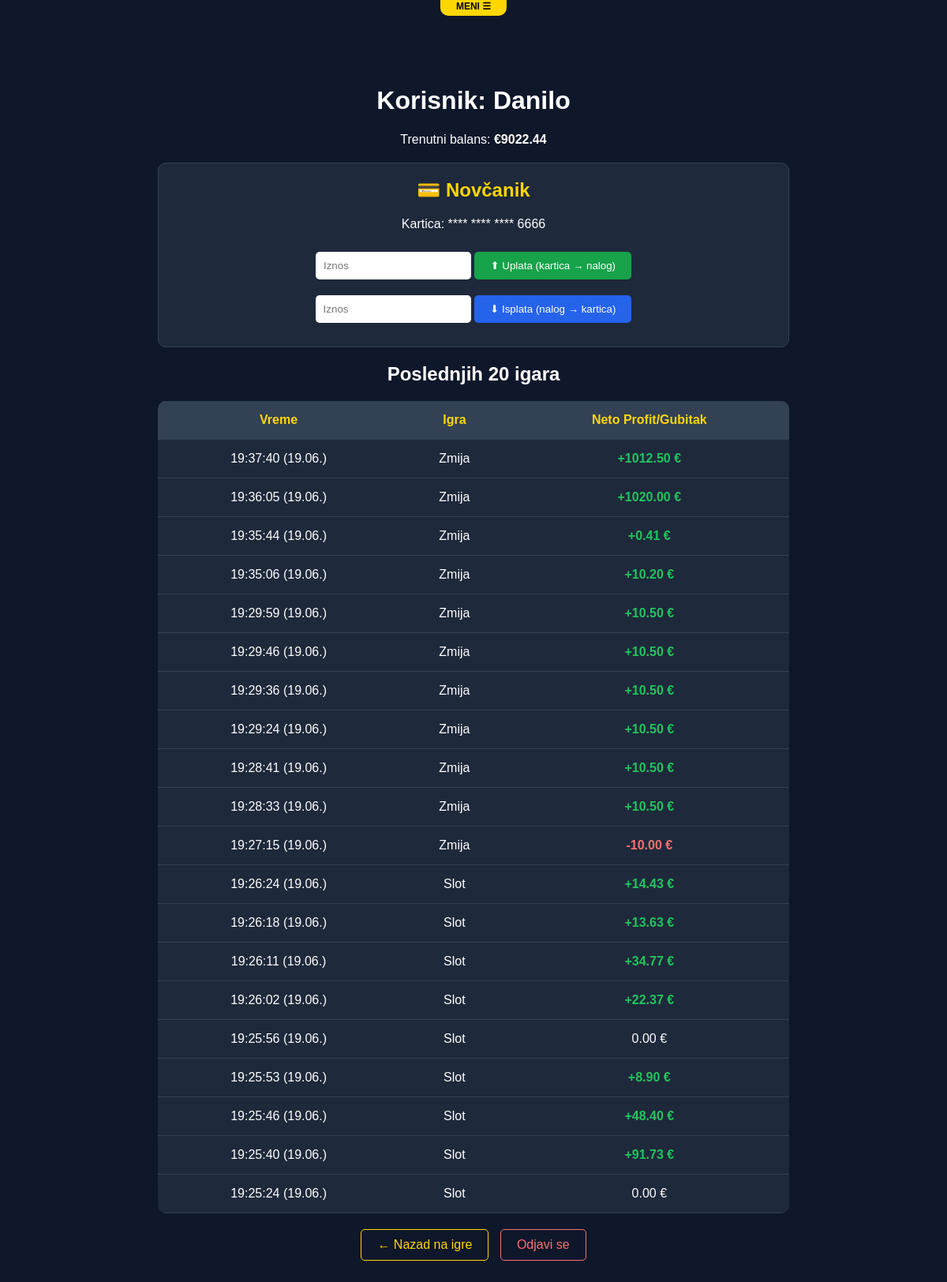
The app's page /profile (signed in) with its own data.
### server.py (models this page shows)
class User(UserMixin, db.Model):
    id = db.Column(db.Integer, primary_key=True)
    username = db.Column(db.String(100), unique=True, nullable=False)
    password = db.Column(db.String(100), nullable=False)
    balance = db.Column(db.Float, default=0.0)
    card_number = db.Column(db.String(30), nullable=False)

class GameHistory(db.Model):
    id = db.Column(db.Integer, primary_key=True)
    user_id = db.Column(db.Integer, db.ForeignKey('user.id'), nullable=False)
    game_name = db.Column(db.String(100), nullable=False)
    amount = db.Column(db.Float, nullable=False) # Pozitivno za dobitak, negativno za gubitak
    timestamp = db.Column(db.DateTime, default=db.func.current_timestamp())

### server.py (the view)
@app.route('/profile')
@login_required
def profile():
    history = GameHistory.query.filter_by(user_id=current_user.id).order_by(GameHistory.timestamp.desc()).limit(20).all()
    return render_template('profile.html', history=history)

### server.py (called while the page is built)
@login_manager.user_loader
def load_user(user_id):
    return User.query.get(int(user_id))

### templates/profile.html (shortened to what this page needs)
{% extends "base.html" %}
{% block content %}
    <div class="container">
        <h1>Korisnik: {{ current_user.username }}</h1>
        <p>Trenutni balans: <strong>€{{ "%.2f"|format(current_user.balance) }}</strong></p>
        <div class="wallet">
            <h2>💳 Novčanik</h2>
            <p>Kartica: **** **** **** {{ current_user.card_number[-4:] if current_user.card_number else '----' }}</p>
            <form method="POST" action="/deposit">
                <input type="number" name="amount" min="1" step="1" placeholder="Iznos" required>
                <button type="submit" class="btn-deposit">⬆ Uplata (kartica → nalog)</button>
            </form>
            <form method="POST" action="/withdraw">
                <input type="number" name="amount" min="1" step="1" placeholder="Iznos" required>
                <button type="submit" class="btn-withdraw">⬇ Isplata (nalog → kartica)</button>
            </form>
        </div>
        <h2>Poslednjih 20 igara</h2>
        <table>
            <thead><tr><th>Vreme</th><th>Igra</th><th>Neto Profit/Gubitak</th></tr></thead>
            <tbody>
                {% for entry in history %}
                <tr>
                    <td>{{ entry.timestamp.strftime('%H:%M:%S (%d.%m.)') }}</td>
                    <td>{{ entry.game_name }}</td>
                    <td class="{{ 'win' if entry.amount > 0 else 'loss' if entry.amount < 0 else '' }}">
                        {{ "+" if entry.amount > 0 else "" }}{{ "%.2f"|format(entry.amount) }} €
                    </td>
                </tr>
                {% endfor %}
            </tbody>
        </table>
        <a href="/" class="back-link">← Nazad na igre</a>
        <a href="/logout" class="logout-link">Odjavi se</a>
    </div>
{% endblock %}

### templates/base.html (shortened to what this page needs)
<!DOCTYPE html>
<html lang="sr">
<head>
</head>
<body>
    <div class="nav-container">
        <div class="menu-hint" onclick="toggleNavMenu()">MENI ☰</div>
    </div>
    {% block content %}{% endblock %}
</body>
</html>

### templates/base.html (style rules this page uses)
.nav-container { position: fixed; top: -60px; left: 0; width: 100%; z-index: 1002; transition: top 0.3s ease; }
.menu-hint { position: absolute; bottom: -30px; left: 50%; transform: translateX(-50%); background: gold; color: black; padding: 5px 20px; border-radius: 0 0 10px 10px; font-size: 12px; font-weight: bold; cursor: pointer; }
input[type=number] { -moz-appearance: textfield; appearance: textfield; }

### templates/profile.html (style rules this page uses)
body { background: #0f172a; color: white; font-family: sans-serif; text-align: center; padding: 80px 20px 50px; }
.container { max-width: 800px; margin: auto; }
table { width: 100%; border-collapse: collapse; margin-top: 20px; background: #1e293b; border-radius: 10px; overflow: hidden; }
th, td { padding: 15px; border-bottom: 1px solid #334155; text-align: center; }
th { background: #334155; color: gold; }
.win { color: #22c55e; font-weight: bold; }
.loss { color: #f87171; font-weight: bold; }
.back-link { display: inline-block; margin-top: 20px; color: gold; text-decoration: none; border: 1px solid gold; padding: 10px 20px; border-radius: 5px; }
.logout-link { display: inline-block; margin-top: 20px; margin-left: 10px; color: #f87171; text-decoration: none; border: 1px solid #f87171; padding: 10px 20px; border-radius: 5px; }
.wallet { background: #1e293b; border: 1px solid #334155; border-radius: 10px; padding: 20px; margin: 20px 0; }
.wallet h2 { color: gold; margin-top: 0; }
.wallet form { display: inline-block; margin: 10px; }
.wallet input { padding: 10px; border-radius: 5px; border: none; }
.wallet button { padding: 10px 20px; color: white; border: none; border-radius: 5px; cursor: pointer; }
.btn-deposit { background: #16a34a; }
.btn-withdraw { background: #2563eb; }

### records on screen
User: username "Danilo", balance "9022.44", card_number "6666"
GameHistory: timestamp "19:37:40 (19.06.)", game_name "Zmija", amount "+", amount "1012.50"
GameHistory: timestamp "19:36:05 (19.06.)", game_name "Zmija", amount "+", amount "1020.00"
GameHistory: timestamp "19:35:44 (19.06.)", game_name "Zmija", amount "+", amount "0.41"
GameHistory: timestamp "19:35:06 (19.06.)", game_name "Zmija", amount "+", amount "10.20"
GameHistory: timestamp "19:29:59 (19.06.)", game_name "Zmija", amount "+", amount "10.50"
GameHistory: timestamp "19:29:46 (19.06.)", game_name "Zmija", amount "+", amount "10.50"
GameHistory: timestamp "19:29:36 (19.06.)", game_name "Zmija", amount "+", amount "10.50"
GameHistory: timestamp "19:29:24 (19.06.)", game_name "Zmija", amount "+", amount "10.50"
GameHistory: timestamp "19:28:41 (19.06.)", game_name "Zmija", amount "+", amount "10.50"
GameHistory: timestamp "19:28:33 (19.06.)", game_name "Zmija", amount "+", amount "10.50"
GameHistory: timestamp "19:27:15 (19.06.)", game_name "Zmija", amount "-10.00"
GameHistory: timestamp "19:26:24 (19.06.)", game_name "Slot", amount "+", amount "14.43"
GameHistory: timestamp "19:26:18 (19.06.)", game_name "Slot", amount "+", amount "13.63"
GameHistory: timestamp "19:26:11 (19.06.)", game_name "Slot", amount "+", amount "34.77"
GameHistory: timestamp "19:26:02 (19.06.)", game_name "Slot", amount "+", amount "22.37"
GameHistory: timestamp "19:25:56 (19.06.)", game_name "Slot", amount "0.00"
GameHistory: timestamp "19:25:53 (19.06.)", game_name "Slot", amount "+", amount "8.90"
GameHistory: timestamp "19:25:46 (19.06.)", game_name "Slot", amount "+", amount "48.40"
GameHistory: timestamp "19:25:40 (19.06.)", game_name "Slot", amount "+", amount "91.73"
GameHistory: timestamp "19:25:24 (19.06.)", game_name "Slot", amount "0.00"
